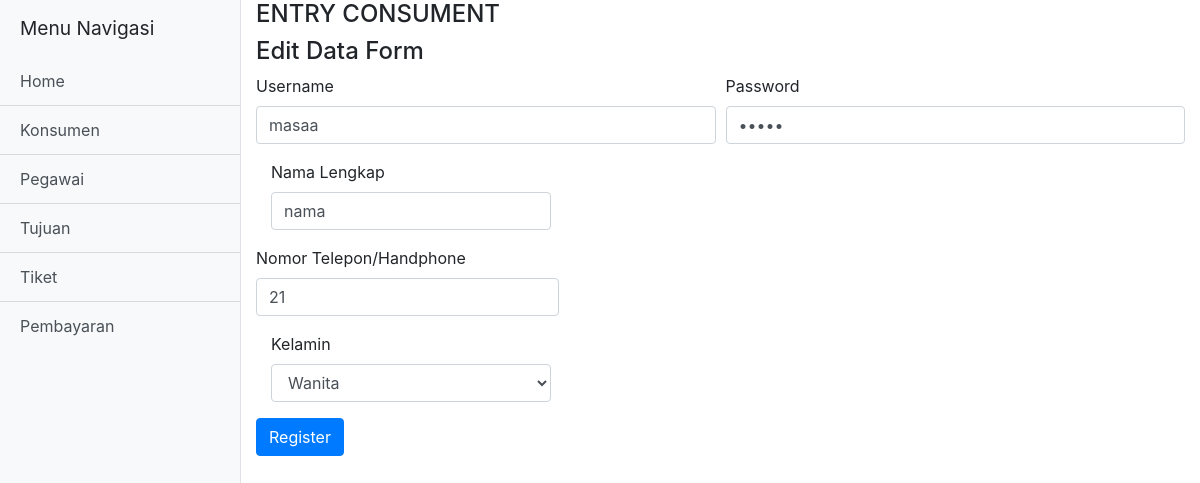
/edit_pegawai.php?id_pegawai=1 (signed in), run on the app's committed database.
### tables this page shows
CREATE TABLE `pegawai` (
  `id_pegawai` int(11) NOT NULL,
  `nama_pegawai` varchar(50) NOT NULL,
  `kelamin` varchar(32) NOT NULL,
  `no_telp` int(11) NOT NULL,
  `username` varchar(32) NOT NULL,
  `password` varchar(32) NOT NULL
);

### edit_pegawai.php (the view, shortened to what this page needs)
<!DOCTYPE html>
<html lang="en">
<head>
    <link href="dist/vendor/bootstrap/css/bootstrap.min.css" rel="stylesheet">
    <link href="dist/css/simple-sidebar.css" rel="stylesheet">
</head>
<body>
    <div class="d-flex" id="wrapper">
        <div class="bg-light border-right" id="sidebar-wrapper">
            <div class="sidebar-heading">Menu Navigasi </div>
            <div class="list-group list-group-flush">
                <a href="indexadmin.php" class="list-group-item list-group-item-action bg-light">Home</a>
                <a href="datakonsumen.php" class="list-group-item list-group-item-action bg-light">Konsumen</a>
                <a href="datapegawai.php" class="list-group-item list-group-item-action bg-light">Pegawai</a>
                <a href="tujuan.php" class="list-group-item list-group-item-action bg-light">Tujuan</a>
                <a href="tiket.php" class="list-group-item list-group-item-action bg-light">Tiket</a>
                <a href="pembayaran.php" class="list-group-item list-group-item-action bg-light">Pembayaran</a>
            </div>
        </div>
        <div class="container-fluid">
            <h4>ENTRY CONSUMENT</h4>
            <?php
	            include 'koneksi.php';
	            $id_pegawai = $_GET['id_pegawai'];
	            $data = mysqli_query($koneksi,"select * from pegawai where id_pegawai='$id_pegawai'");
	            while($d = mysqli_fetch_array($data)){
		    ?>
            <form method="POST" action="updatepegawai_aksi.php">
                <h4>Edit Data Form</h4>
                <div class="form-row">
                    <div class="form-group col-md-6">
                        <label for="inputUsername4">Username</label>
                        <input type="text" class="form-control" id="inputUsername4" name="username"  value="<?php echo $d['username']; ?>">
                    </div>
                    <div class="form-group col-md-6">
                        <label for="inputPassword4">Password</label>
                        <input type="password" class="form-control" id="inputPassword4" name="password" value="<?php echo $d['password']; ?>">
                    </div>
                </div>
                <div class="form-group col-md-4">
                    <label for="inputName">Nama Lengkap</label>
                    <input type="text" class="form-control" id="inputName" name="nama" value="<?php echo $d['nama_pegawai']; ?>">
                </div>
                <div class="form-row">
                    <div class="form-group col-md-4">
                        <label for="inputNumber">Nomor Telepon/Handphone</label>
                        <input type="text" class="form-control" id="inputNumber" name="telepon" placeholder="0123456789" value="<?php echo $d['no_telp']; ?>">
                    </div>
                </div>
                <div class="form-group col-md-4">
                    <label for="inputSex">Kelamin</label>
                    <select id="inputSex" class="form-control" name="kelamin">
                        <option selected><?php echo $d['kelamin']; ?></option>
                    </select>
                </div>
                <button type="submit" class="btn btn-primary">Register</button>
            </form>
            <?php
	    }
	?>
    </div>
</body>
</html>

### data on the page
pegawai: username "masaa", nama "nama", telepon "21", kelamin "Wanita"
